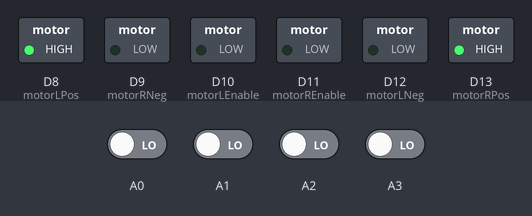
This program was run on a simulated Arduino Uno R4 WiFi. Shown: switched loads named in the program (green lamp = pin HIGH). The test bench sets the inputs (shaded band); at power-on: A0–3 LOW.

Above: at 1.7 s.
1.8 s: A0 driven HIGH
At 2.4 s:
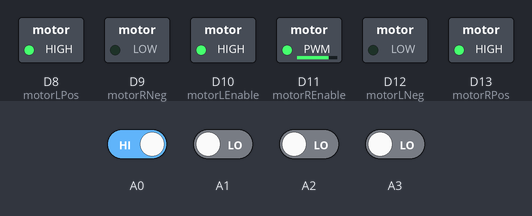
3.3 s: A2 driven HIGH
At 3.6 s:
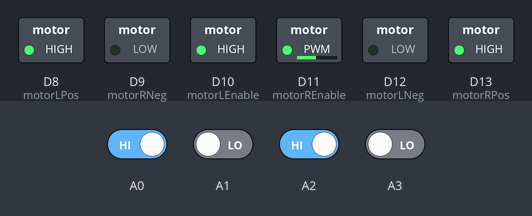
4.8 s: A0 driven LOW
At 6.0 s:
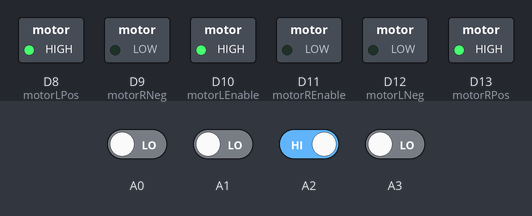
6.3 s: A1 driven HIGH
At 7.1 s:
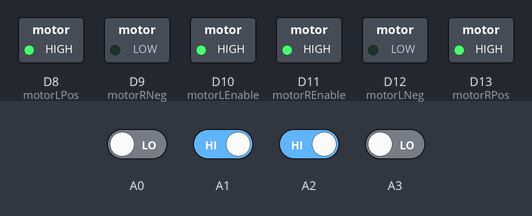
7.8 s: A2 driven LOW
At 8.2 s:
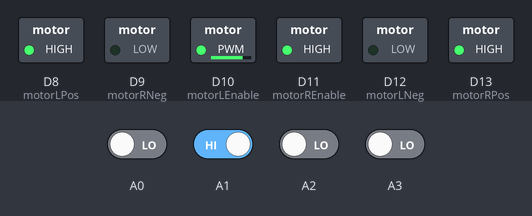
9.3 s: A3 driven HIGH
At 10.6 s:
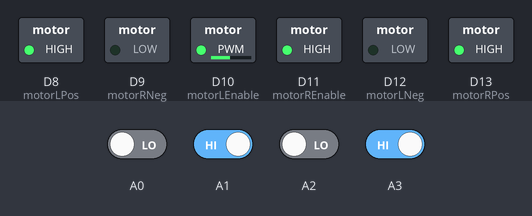
Timing chart, 0 to 11.8 s (numbered marks = the images above; inputs shaded):
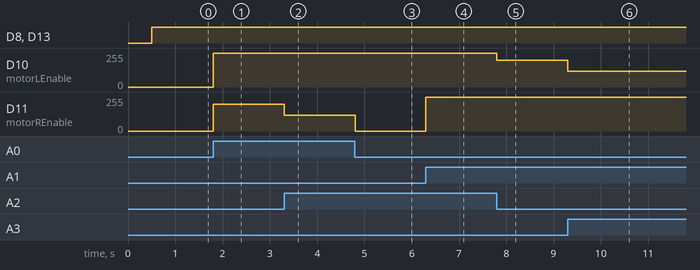

The program:

main.cpp
```cpp
#include <Arduino.h>
#include <QTRSensors.h>

//Creating object sensors
QTRSensors sensors;
constexpr uint8_t SensorCount = 4;
uint16_t sensorValues[SensorCount];


constexpr int motorLEnable = 10; //Enabler and speed(PWM) for left motor
constexpr int motorLPos = 8;
constexpr int motorLNeg = 12; //Motors left and right pos and neg-pins
constexpr int motorRPos = 13;
constexpr int motorRNeg = 9;
constexpr int motorREnable = 11; //Enabler and speed(PWM) for right motor

//Speed to be used later
int leftSpeed = 0;
int rightSpeed = 0;

int threshold = 1000; //Threshold for reflectance
int readingL = 0;
int readingR = 0; //Declaring reading variables for all sensors
int readingML = 0;
int readingMR = 0;


void setup() {
    // configuring the sensors
    sensors.setTypeRC();
    sensors.setSensorPins((const uint8_t[]){A0, A1, A2, A3}, SensorCount);
    sensors.setEmitterPin(3);

    Serial.begin(9600);

    pinMode(motorLEnable, OUTPUT);
    pinMode(motorLPos, OUTPUT);
    pinMode(motorLNeg, OUTPUT);
    pinMode(motorREnable, OUTPUT);
    pinMode(motorRPos, OUTPUT);
    pinMode(motorRNeg, OUTPUT);

    delay(500);
}

//Declaration of functions to be implemented later
void stopMotors();
void motorsForward();
void serialLog();

void loop() {
    //read sensor readings
    sensors.read(sensorValues);
    threshold = 1000;


    //Save each reading in own variable
    readingL = sensorValues[3];
    readingR = sensorValues[2];
    readingML = sensorValues[1];
    readingMR = sensorValues[0];


    // *FOR DEBUG*
    // print the sensor values as numbers from 0 to 2500, where 0 means maximum
    // reflectance and 2500 means minimum reflectance
    /*for (uint8_t i = 3; i < SensorCount; i++)
    {
        Serial.print(String(readingL) + " " + String(readingML) + " " + String(readingMR) + " " + String(readingR));
        Serial.print('\t');
    }
    Serial.println();*/

    //serialLog();
    //*End of debug*


    if ((readingL < threshold) && (readingR < threshold)
        && (readingML < threshold) && (readingMR < threshold)) {
        //If no line is detected

    } else if ((readingL < threshold) && (readingML < threshold)
               && (readingMR > threshold) && (readingR > threshold)) {
        //If right and midright detects line
        leftSpeed = 255;
        rightSpeed = 120;
    } else if ((readingL > threshold) && (readingML > threshold)
               && (readingMR < threshold) && (readingR < threshold)) {
        //If left and midleft detects line
        leftSpeed = 120;
        rightSpeed = 255;
    } else if ((readingL < threshold) && (readingML > threshold)
               && (readingMR < threshold) && (readingR < threshold)) {
        //If only midleft detects line
        leftSpeed = 200;
        rightSpeed = 255;
    } else if ((readingL < threshold) && (readingML < threshold)
               && (readingMR > threshold) && (readingR < threshold)) {
        //If only midright detects line
        leftSpeed = 255;
        rightSpeed = 200;
    } else if ((readingL > threshold) && (readingML < threshold)
            && (readingMR < threshold) && (readingR < threshold)) {
        //If only left detects line
        leftSpeed = 0;
        rightSpeed = 255;
    } else if ((readingR > threshold) && (readingL < threshold)
            && (readingMR < threshold) && (readingML < threshold)) {
        //If only right detects line
        leftSpeed = 255;
        rightSpeed = 0;
    } else {
        //If none of the above, go forward
        leftSpeed = 255;
        rightSpeed = 255;
    }
    motorsForward();
}


void serialLog() {
    //Log the line position in terminal based off sensor readings
    if (readingL < threshold) {
        Serial.print("|  |");
    } else {
        Serial.print("|II|");
    }
    if (readingML < threshold) {
        Serial.print("|  |");
    } else {
        Serial.print("|II|");
    }
    if (readingMR < threshold) {
        Serial.print("|  |");
    } else {
        Serial.print("|II|");
    }
    if (readingR < threshold) {
        Serial.print("|  |");
    } else {
        Serial.print("|II|");
    }

    Serial.println();

    delay(100);  //Necessary to not destroy console with spam of insanity.
                    //Leave serialLog function only for debugs
}


void motorsForward() {
    //Driving the motors with previously determined speed

    digitalWrite(motorLPos, HIGH);
    digitalWrite(motorLNeg, LOW);
    digitalWrite(motorRPos, HIGH);
    digitalWrite(motorRNeg, LOW);

    // Set motor speed (0 to 255)
    analogWrite(motorLEnable, leftSpeed);
    analogWrite(motorREnable, rightSpeed);
}

void stopMotors() {
    analogWrite(motorLEnable, 0);
    analogWrite(motorREnable, 0);
}
```

Measured:
- after the input at 1.8 s, D10 (motorLEnable): 0/255 → 255/255 at once; D11 (motorREnable): 0/255 → 200/255 at once
- after the input at 3.3 s, D11 (motorREnable): 200/255 → 120/255 at once
- after the input at 4.8 s, D11 (motorREnable): 120/255 → 0/255 at once
- after the input at 6.3 s, D11 (motorREnable): 0/255 → 255/255 at once
- after the input at 7.8 s, D10 (motorLEnable): 255/255 → 200/255 at once
- after the input at 9.3 s, D10 (motorLEnable): 200/255 → 120/255 at once
